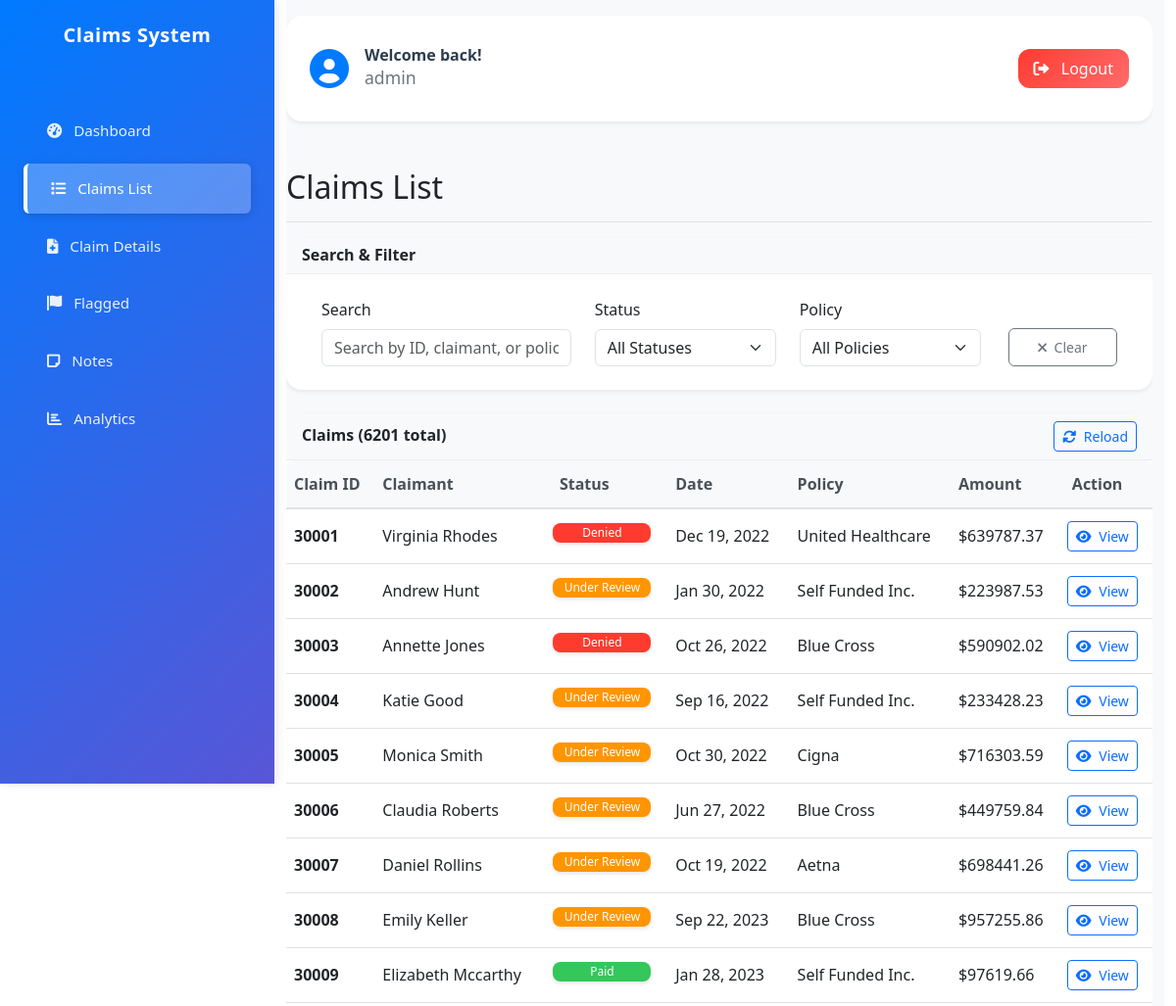
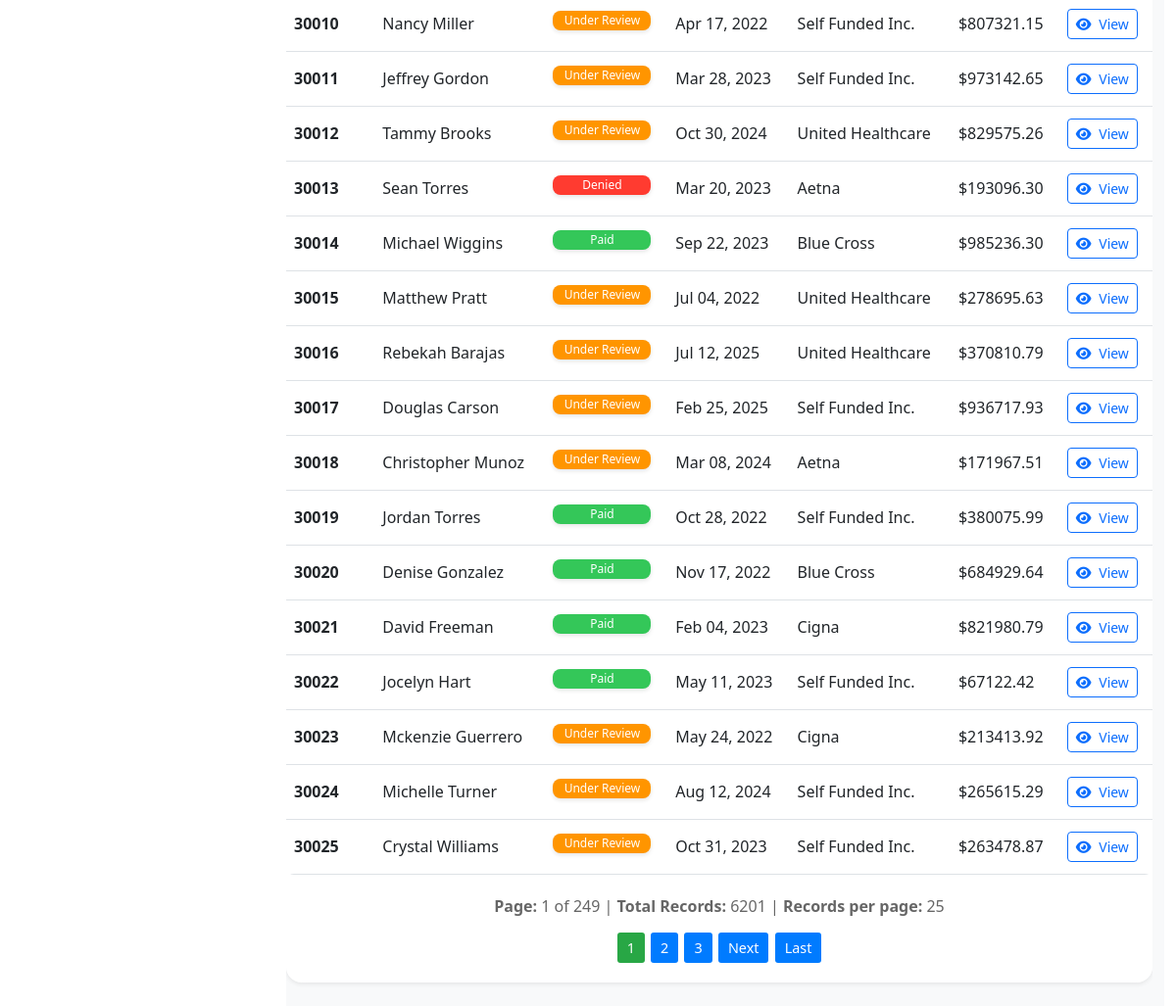
Page /dashboard/claims/ (signed in) on the committed database (2 pictures, top to bottom).
### backend/claims/models.py (models this page shows, shortened)
class ClaimList(models.Model):
    id = models.BigIntegerField(primary_key=True)
    patient_name = models.CharField(max_length=255, blank=True, null=True)
    billed_amount = models.DecimalField(max_digits=15, decimal_places=2, blank=True, null=True)
    paid_amount = models.DecimalField(max_digits=15, decimal_places=2, blank=True, null=True)
    status = models.CharField(max_length=100, blank=True, null=True)
    insurer_name = models.CharField(max_length=255, blank=True, null=True)
    discharge_date = models.DateField(blank=True, null=True)
    class Meta:
        db_table = 'claim_list'
        verbose_name = 'Claim List'
        verbose_name_plural = 'Claim Lists'

### backend/claims/views.py (the view)
# urls.py: path('claims/', views.claim_list, name='claim_list'),
@login_required
def claim_list(request):
    claims = ClaimList.objects.all()
    search_query = request.GET.get('search', '')
    if search_query:
        claims = claims.filter(
            Q(id__icontains=search_query) |
            Q(patient_name__icontains=search_query) |
            Q(insurer_name__icontains=search_query)
        )
    status_filter = request.GET.get('status', '')
    if status_filter:
        claims = claims.filter(status=status_filter)
    policy_filter = request.GET.get('policy', '')
    if policy_filter:
        claims = claims.filter(insurer_name=policy_filter)
    statuses = ClaimList.objects.values_list('status', flat=True).distinct()
    policies = ClaimList.objects.exclude(
        insurer_name__icontains='test'
    ).values_list('insurer_name', flat=True).distinct()
    claims = claims.order_by('id')  # Order by ID for consistent pagination
    paginator = Paginator(claims, 25)
    page_number = request.GET.get('page')
    page_obj = paginator.get_page(page_number)
    context = {
        'page_obj': page_obj,
        'search_query': search_query,
        'status_filter': status_filter,
        'policy_filter': policy_filter,
        'statuses': statuses,
        'policies': policies,
    }
    return render(request, 'claims/claim_list.html', context)

### frontend/templates/claims/claim_list.html (shortened to what this page needs)
{% extends 'base.html' %}
{% block content %}
<div class="d-flex justify-content-between align-items-center pt-3 pb-2 mb-3 border-bottom">
    <h1 class="h2 fs-2">Claims List</h1>
</div>
<div class="card shadow-sm mb-4"     x-data="{
    searchQuery: '{{ search_query }}',
    selectedStatus: '{{ status_filter }}',
    selectedPolicy: '{{ policy_filter }}'
}">
    <div class="card-header bg-light">
        <h6 class="m-0 fw-bold fs-6">Search & Filter</h6>
    </div>
    <div class="card-body p-4">
        <form method="get" class="row g-3" id="searchForm">
            <div class="col-4">
                <label for="search" class="form-label">Search</label>
                <input type="text" class="form-control" id="search" name="search"
                       value="{{ search_query }}" placeholder="Search by ID, claimant, or policy..."
                       hx-get="{% url 'claims:claim_list_htmx' %}"
                       hx-trigger="keyup changed delay:500ms, change"
                       hx-target="#claims-table-container"
                       hx-push-url="false">
            </div>
            <div class="col-3">
                <label for="status" class="form-label">Status</label>
                <select class="form-select" id="status" name="status" x-model="selectedStatus"
                        hx-get="{% url 'claims:claim_list_htmx' %}"
                        hx-trigger="change"
                        hx-target="#claims-table-container"
                        hx-push-url="false">
                    <option value="">All Statuses</option>
                </select>
            </div>
            <div class="col-3">
                <label for="policy" class="form-label">Policy</label>
                <select class="form-select" id="policy" name="policy" x-model="selectedPolicy"
                        hx-get="{% url 'claims:claim_list_htmx' %}"
                        hx-trigger="change"
                        hx-target="#claims-table-container"
                        hx-push-url="false">
                    <option value="">All Policies</option>
                </select>
            </div>
            <div class="col-2 d-flex align-items-end">
                <label class="form-label">&nbsp;</label>
                <button type="button" class="btn btn-outline-secondary btn-clear" onclick="clearSearch()">
                    <i class="fas fa-times me-1"></i>
                    <span class="">Clear</span>
                </button>
            </div>
        </form>
    </div>
</div>
<div id="claims-table-container">
    <div class="card shadow-sm">
        <div class="card-header bg-light d-flex justify-content-between align-items-center">
            <h6 class="m-0 fw-bold fs-6">Claims ({{ page_obj.paginator.count }} total)</h6>
            <div class="btn-group" role="group">
                <button type="button" class="btn btn-outline-primary btn-sm" onclick="reloadClaimsList()">
                    <i class="fas fa-sync-alt me-1"></i>
                    <span class="">Reload</span>
                </button>
            </div>
        </div>
        <div class="card-body p-0">
            <div class="table-responsive">
                <table class="table table-hover table-sm mb-0">
                    <thead class="table-light">
                        <tr>
                            <th class="text-nowrap">Claim ID</th>
                            <th class="text-nowrap">Claimant</th>
                            <th class="text-nowrap" style="padding-left: 15px;">Status</th>
                            <th class="text-nowrap">Date</th>
                            <th class="text-nowrap">Policy</th>
                            <th class="text-nowrap">Amount</th>
                            <th class="text-nowrap" style="padding-left: 13px;">Action</th>
                        </tr>
                    </thead>
                    <tbody>
                        {% for claim in page_obj %}
                        <tr>
                            <td class="text-nowrap"><strong>{{ claim.id }}</strong></td>
                            <td class="text-break">{{ claim.patient_name|default:"-" }}</td>
                            <td class="text-nowrap">
                                <span class="badge bg-{% if claim.status == 'Paid' %}success{% elif claim.status == 'Under Review' %}warning{% elif claim.status == 'Denied' %}danger{% else %}info{% endif %} fs-6">
                                    {{ claim.status|default:"Unknown" }}
                                </td>
                            <td class="text-nowrap">{{ claim.discharge_date|date:"M d, Y"|default:"-" }}</td>
                            <td class="text-break">{{ claim.insurer_name|default:"-" }}</td>
                            <td class="text-nowrap">${{ claim.billed_amount|floatformat:2|default:"0.00" }}</td>
                            <td class="text-nowrap">
                                <a href="{% url 'claims:claim_detail' claim.id %}" class="btn btn-sm btn-outline-primary">
                                    <i class="fas fa-eye me-1"></i>
                                    <span class="">View</span>
                                </a>
                            </td>
                        </tr>
                        {% empty %}
                        <tr>
                            <td colspan="7" class="text-center">No claims found matching your criteria.</td>
                        </tr>
                        {% endfor %}
                    </tbody>
                </table>
            </div>
            {% if page_obj.has_other_pages %}
            <div id="pagination-section" style="margin: 20px 0; text-align: center;">
                <div style="margin-bottom: 15px; color: #666;">
                    <strong>Page:</strong> {{ page_obj.number }} of {{ page_obj.paginator.num_pages }} |
                    <strong>Total Records:</strong> {{ page_obj.paginator.count }} |
                    <strong>Records per page:</strong> {{ page_obj.paginator.per_page }}
                </div>
            <div style="margin-bottom: 10px;">
                {% for num in page_obj.paginator.page_range %}
                    {% if page_obj.number == num %}
                        <span style="display: inline-block; margin: 0 1px; padding: 5px 10px; background: #28a745; color: white; border-radius: 3px; font-size: 0.9rem;">
                            {{ num }}
                        </span>
                    {% elif num > page_obj.number|add:'-3' and num < page_obj.number|add:'3' %}
                        <a href="?page={{ num }}#pagination-section"
                           style="display: inline-block; margin: 0 1px; padding: 5px 10px; background: #007bff; color: white; text-decoration: none; border-radius: 3px; font-size: 0.9rem;">
                            {{ num }}
                        </a>
                    {% endif %}
                {% endfor %}
                {% if page_obj.has_next %}
                    <a href="?page={{ page_obj.next_page_number }}#pagination-section"
                       style="display: inline-block; margin: 0 1px; padding: 5px 10px; background: #007bff; color: white; text-decoration: none; border-radius: 3px; font-size: 0.9rem;">
                        Next
                    </a>
                    <a href="?page={{ page_obj.paginator.num_pages }}#pagination-section"
                       style="display: inline-block; margin: 0 1px; padding: 5px 10px; background: #007bff; color: white; text-decoration: none; border-radius: 3px; font-size: 0.9rem;">
                        Last
                    </a>
                {% endif %}
            </div>
            </div>
            {% endif %}
        </div>
    </div>
</div>
{% endblock %}

### frontend/templates/base.html (shortened to what this page needs)
{% load static %}
<!DOCTYPE html>
<html lang="en">
<head>
    <link href="https://cdn.jsdelivr.net/npm/bootstrap@5.3.0/dist/css/bootstrap.min.css" rel="stylesheet">
    <link href="https://cdnjs.cloudflare.com/ajax/libs/font-awesome/6.0.0/css/all.min.css" rel="stylesheet">
</head>
<body>
    <div class="container-fluid">
        <div class="row">
            <nav class="sidebar" id="sidebarOffcanvas">
                <div class="d-flex flex-column h-100">
                    <div class="text-center mb-4 px-3">
                        <h4 class="text-white">Claims System</h4>
                    </div>
                    <ul class="nav flex-column">
                        <li class="nav-item">
                            <a class="nav-link {% if request.resolver_match.url_name == 'dashboard' %}active{% endif %}" href="{% url 'claims:dashboard' %}">
                                <i class="fas fa-tachometer-alt me-2"></i>
                                Dashboard
                            </a>
                        </li>
                        <li class="nav-item">
                            <a class="nav-link {% if request.resolver_match.url_name == 'claim_list' %}active{% endif %}" href="{% url 'claims:claim_list' %}">
                                <i class="fas fa-list me-2"></i>
                                Claims List
                            </a>
                        </li>
                        <li class="nav-item">
                            <a class="nav-link {% if request.resolver_match.url_name == 'claim_details_list' %}active{% endif %}" href="{% url 'claims:claim_details_list' %}">
                                <i class="fas fa-file-medical me-2"></i>
                                Claim Details
                            </a>
                        </li>
                        <li class="nav-item">
                            <a class="nav-link {% if request.resolver_match.url_name == 'flagged_claims' %}active{% endif %}" href="{% url 'claims:flagged_claims' %}">
                                <i class="fas fa-flag me-2"></i>
                                Flagged
                            </a>
                        </li>
                        <li class="nav-item">
                            <a class="nav-link {% if request.resolver_match.url_name == 'notes_list' %}active{% endif %}" href="{% url 'claims:notes_list' %}">
                                <i class="fas fa-note-sticky me-2"></i>
                                Notes
                            </a>
                        </li>
                        <li class="nav-item">
                            <a class="nav-link {% if request.resolver_match.url_name == 'analytics' %}active{% endif %}" href="{% url 'claims:analytics' %}">
                                <i class="fas fa-chart-bar me-2"></i>
                                Analytics
                            </a>
                        </li>
                    </ul>
                </div>
            </nav>
            <main class="main-content">
                <div class="pt-3 pb-2 mb-3 content-wrapper">
                    {% if user.is_authenticated %}
                    <div class="user-header">
                        <div class="d-flex justify-content-between align-items-center gap-3">
                            <div class="welcome-section">
                                <div class="welcome-icon">
                                    <i class="fas fa-user-circle"></i>
                                </div>
                                <div class="welcome-text">
                                    <h6 class="welcome-title mb-0">Welcome back!</h6>
                                    <small class="welcome-subtitle">{{ user.username }}</small>
                                </div>
                            </div>
                            <div class="logout-section">
                                <a href="{% url 'logout' %}" class="btn btn-logout">
                                    <i class="fas fa-sign-out-alt me-2"></i>
                                    Logout
                                </a>
                            </div>
                        </div>
                    </div>
                    {% endif %}
                    {% block content %}{% endblock %}
                </div>
            </main>
        </div>
    </div>
</body>
</html>

### rows in the picture
ClaimList: id "30001", patient_name "Virginia Rhodes", status "Denied", discharge_date "Dec 19, 2022", insurer_name "United Healthcare", billed_amount "639787.37"
ClaimList: id "30002", patient_name "Andrew Hunt", status "Under Review", discharge_date "Jan 30, 2022", insurer_name "Self Funded Inc.", billed_amount "223987.53"
ClaimList: id "30003", patient_name "Annette Jones", status "Denied", discharge_date "Oct 26, 2022", insurer_name "Blue Cross", billed_amount "590902.02"
ClaimList: id "30004", patient_name "Katie Good", status "Under Review", discharge_date "Sep 16, 2022", insurer_name "Self Funded Inc.", billed_amount "233428.23"
ClaimList: id "30005", patient_name "Monica Smith", status "Under Review", discharge_date "Oct 30, 2022", insurer_name "Cigna", billed_amount "716303.59"
ClaimList: id "30006", patient_name "Claudia Roberts", status "Under Review", discharge_date "Jun 27, 2022", insurer_name "Blue Cross", billed_amount "449759.84"
ClaimList: id "30007", patient_name "Daniel Rollins", status "Under Review", discharge_date "Oct 19, 2022", insurer_name "Aetna", billed_amount "698441.26"
ClaimList: id "30008", patient_name "Emily Keller", status "Under Review", discharge_date "Sep 22, 2023", insurer_name "Blue Cross", billed_amount "957255.86"
ClaimList: id "30009", patient_name "Elizabeth Mccarthy", status "Paid", discharge_date "Jan 28, 2023", insurer_name "Self Funded Inc.", billed_amount "97619.66"
ClaimList: id "30010", patient_name "Nancy Miller", status "Under Review", discharge_date "Apr 17, 2022", insurer_name "Self Funded Inc.", billed_amount "807321.15"
ClaimList: id "30011", patient_name "Jeffrey Gordon", status "Under Review", discharge_date "Mar 28, 2023", insurer_name "Self Funded Inc.", billed_amount "973142.65"
ClaimList: id "30012", patient_name "Tammy Brooks", status "Under Review", discharge_date "Oct 30, 2024", insurer_name "United Healthcare", billed_amount "829575.26"
ClaimList: id "30013", patient_name "Sean Torres", status "Denied", discharge_date "Mar 20, 2023", insurer_name "Aetna", billed_amount "193096.30"
ClaimList: id "30014", patient_name "Michael Wiggins", status "Paid", discharge_date "Sep 22, 2023", insurer_name "Blue Cross", billed_amount "985236.30"
ClaimList: id "30015", patient_name "Matthew Pratt", status "Under Review", discharge_date "Jul 04, 2022", insurer_name "United Healthcare", billed_amount "278695.63"
ClaimList: id "30016", patient_name "Rebekah Barajas", status "Under Review", discharge_date "Jul 12, 2025", insurer_name "United Healthcare", billed_amount "370810.79"
ClaimList: id "30017", patient_name "Douglas Carson", status "Under Review", discharge_date "Feb 25, 2025", insurer_name "Self Funded Inc.", billed_amount "936717.93"
ClaimList: id "30018", patient_name "Christopher Munoz", status "Under Review", discharge_date "Mar 08, 2024", insurer_name "Aetna", billed_amount "171967.51"
ClaimList: id "30019", patient_name "Jordan Torres", status "Paid", discharge_date "Oct 28, 2022", insurer_name "Self Funded Inc.", billed_amount "380075.99"
ClaimList: id "30020", patient_name "Denise Gonzalez", status "Paid", discharge_date "Nov 17, 2022", insurer_name "Blue Cross", billed_amount "684929.64"
ClaimList: id "30021", patient_name "David Freeman", status "Paid", discharge_date "Feb 04, 2023", insurer_name "Cigna", billed_amount "821980.79"
ClaimList: id "30022", patient_name "Jocelyn Hart", status "Paid", discharge_date "May 11, 2023", insurer_name "Self Funded Inc.", billed_amount "67122.42"
ClaimList: id "30023", patient_name "Mckenzie Guerrero", status "Under Review", discharge_date "May 24, 2022", insurer_name "Cigna", billed_amount "213413.92"
ClaimList: id "30024", patient_name "Michelle Turner", status "Under Review", discharge_date "Aug 12, 2024", insurer_name "Self Funded Inc.", billed_amount "265615.29"
ClaimList: id "30025", patient_name "Crystal Williams", status "Under Review", discharge_date "Oct 31, 2023", insurer_name "Self Funded Inc.", billed_amount "263478.87"

### other values in the picture
{{ user.username }} "admin"
{{ page_obj.paginator.count }} "6201"
{{ page_obj.number }} "1"
{{ page_obj.paginator.num_pages }} "249"
{{ page_obj.paginator.per_page }} "25"
{{ num }} "1"
{{ num }} "2" "3"
